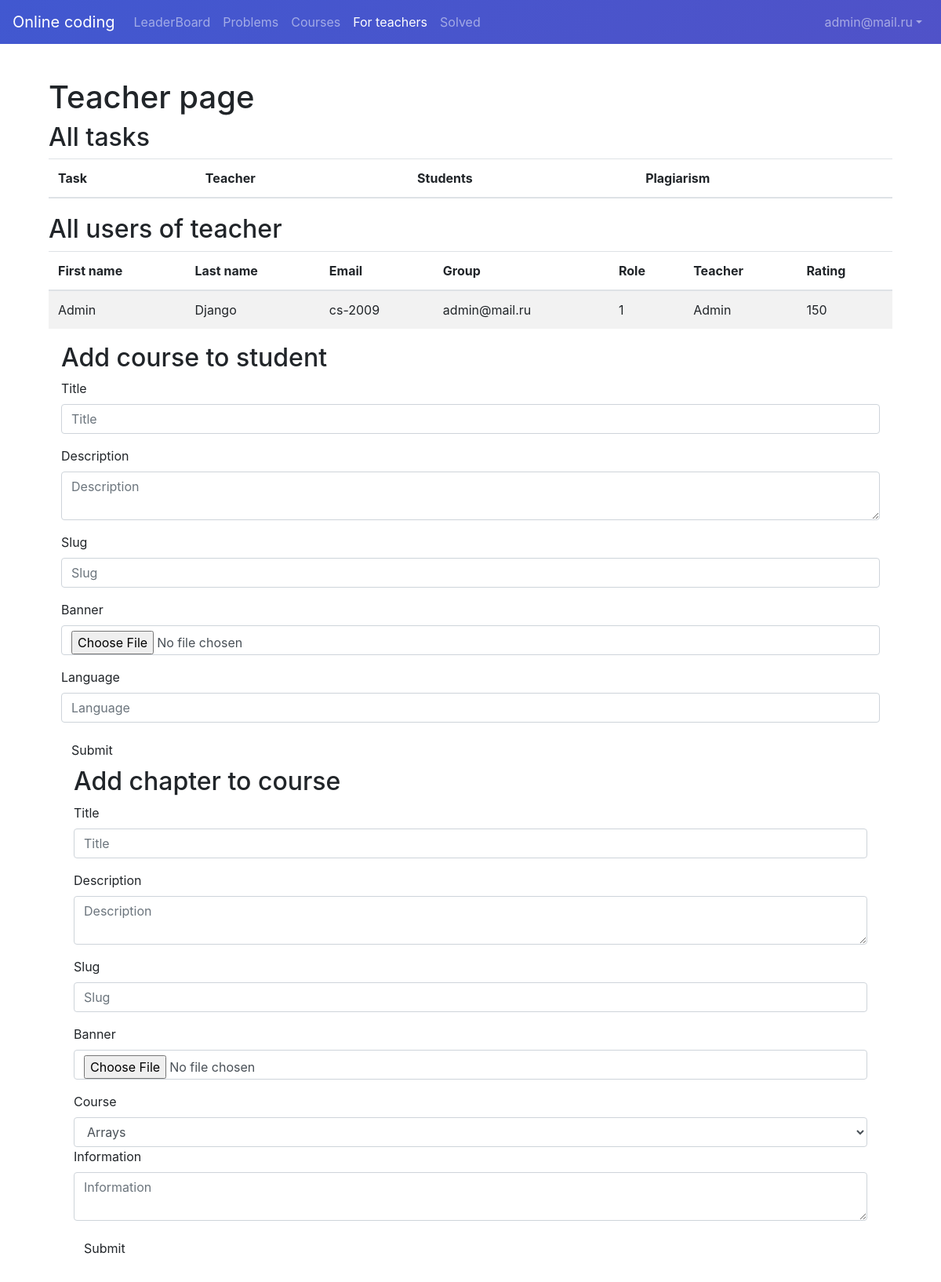
The app's page /teacher (signed in), older data.
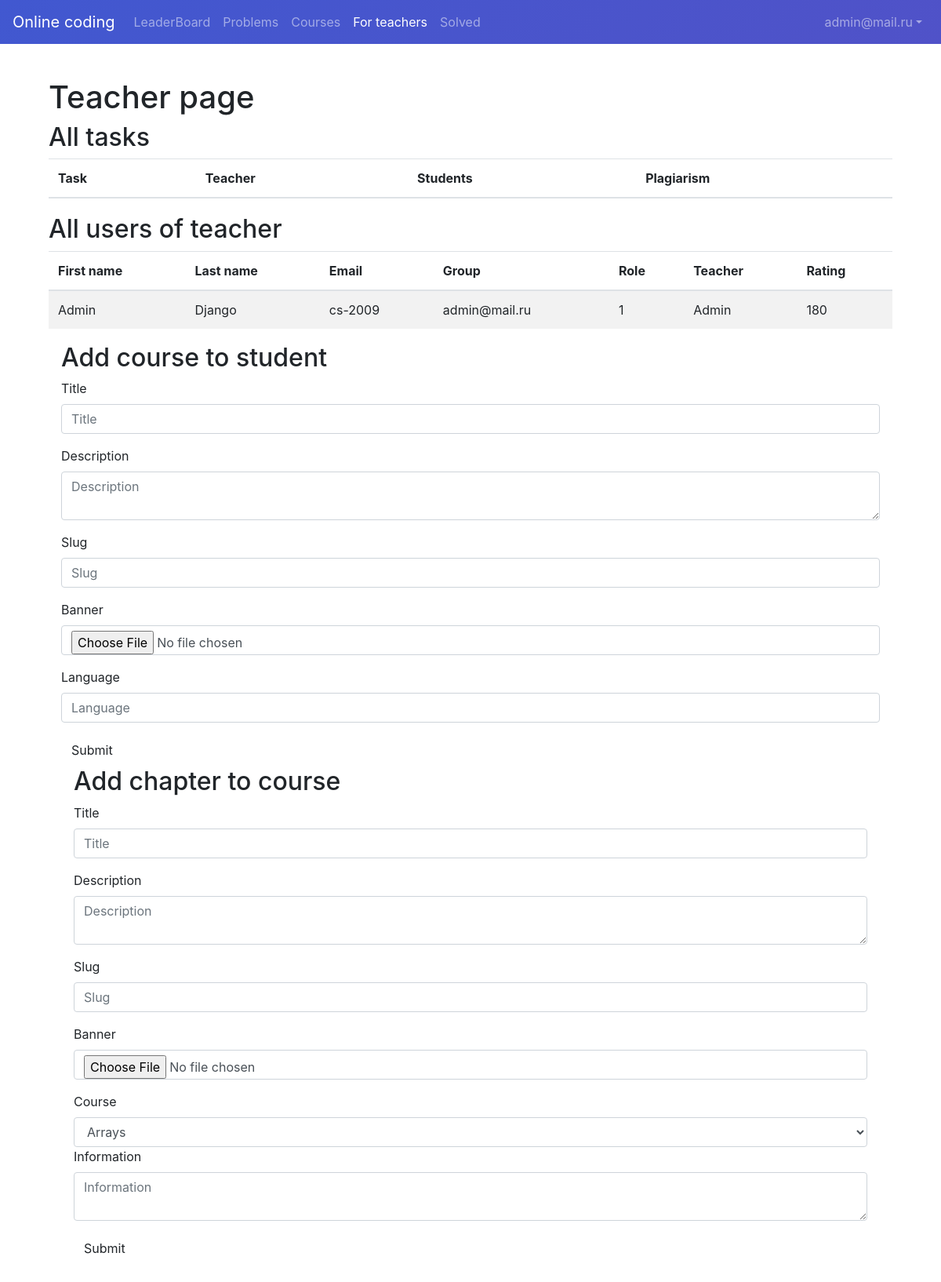
The same page, newer data.
### user/models.py (models this page shows, shortened)
class Student(models.Model):
    user = models.OneToOneField(User, on_delete=models.CASCADE, primary_key=True)
    rating = models.IntegerField(default=0)
    teacher = models.ForeignKey('Teacher', on_delete=models.CASCADE, null=True)

class User(AbstractBaseUser, PermissionsMixin):
    id = models.UUIDField(primary_key=True, default=uuid.uuid4, editable=False)
    first_name = models.CharField(max_length=32)
    surname = models.CharField(max_length=32)
    group = models.CharField(max_length=32)
    role = models.IntegerField(choices=ROLE_CHOICES, default=0)
    is_active = models.BooleanField(default=True)
    is_staff = models.BooleanField(default=False)
    email = models.EmailField(max_length=255, unique=True)
    rating = models.IntegerField(default=0)
    objects = UserManager()
    USERNAME_FIELD = 'email'

### api/views.py (the view, shortened to what this page needs)
# urls.py: path('teacher', teacher, name='teacher'),
def teacher(request):
    if request.user.is_authenticated:
        if request.method == 'GET' and Teacher.objects.all().filter(user=request.user).exists():
            form = CourseForm()
            coursesOfTeacher = Course.objects.all().filter(author=request.user)
            teacher = Teacher.objects.all().filter(user=request.user).first()
            users_of_teachers = Student.objects.all().filter(teacher=teacher)
            plagiarism_tasks_solution = ProgrammingTaskSolution.objects.all().filter(task__teacher=teacher,
                                                                                     isplagiarized=True)
            return render(request, 'onlineCoding/teachers.html',
                          {'teacher': teacher, 'plagiarism_tasks': plagiarism_tasks_solution,
                           'users_of_teachers': users_of_teachers, 'form': form, 'courses': coursesOfTeacher})
    return redirect('login')

### api/serializers.py
class CourseForm(forms.Form):
    title = forms.CharField(max_length=100)
    description = forms.TextInput()
    slug = forms.SlugField(max_length=100)
    banner = forms.ImageField()
    class Meta:
        model = Course
        fields = ('title', 'description', 'slug', 'banner')
        extra_kwargs = {'author': {'read_only': True}}

### templates/onlineCoding/teachers.html (shortened to what the changed rows need)
{% extends 'onlineCoding/base.html' %}
{% block content %}
    <link rel="stylesheet" href="https://cdn.datatables.net/1.12.0/css/jquery.dataTables.min.css">
    <div class="container">
        <h1>Teacher page</h1>
        <h2>All tasks</h2>
        <div class="row">
            <div class="col-md-12">
                <table class="table table-striped">
                    <thead>
                    <tr>
                        <th>Task</th>
                        <th>Teacher</th>
                        <th>Students</th>
                        <th>Plagiarism</th>
                    </tr>
                    </thead>
                </table>
            </div>
        </div>
    </div>
    <div class="container">
    <h2>All users of teacher</h2>
    <div class="row">
        <div class="col-md-12">
            <table class="table table-striped">
                <thead>
                <tr>
                    <th>First name</th>
                    <th>Last name</th>
                    <th>Email</th>
                    <th>Group</th>
                    <th>Role</th>
                    <th>Teacher</th>
                    <th>Rating</th>
                </tr>
                </thead>
                <tbody>
                {% for user in users_of_teachers %}
                    <tr>
                        <td>{{ user.user.first_name }}</td>
                        <td>{{ user.user.surname }}</td>
                        <td>{{ user.user.group }}</td>
                        <td>{{ user.user.email }}</td>
                        <td>{{ user.user.role }}</td>
                        <td>{{ teacher.user.first_name }}</td>
                        <td>{{ user.rating }}</td>
                    </tr>
                {% endfor %}
                </tbody>
            </table>
        </div>
    </div>
    <div class="container">
    <h2>Add course to student</h2>
    <div class="container">
    <h2>Add chapter to course</h2>
{% endblock %}

Row changes from the older to the newer data that the page shows:
changed Student "Admin": rating "150" → "180"
